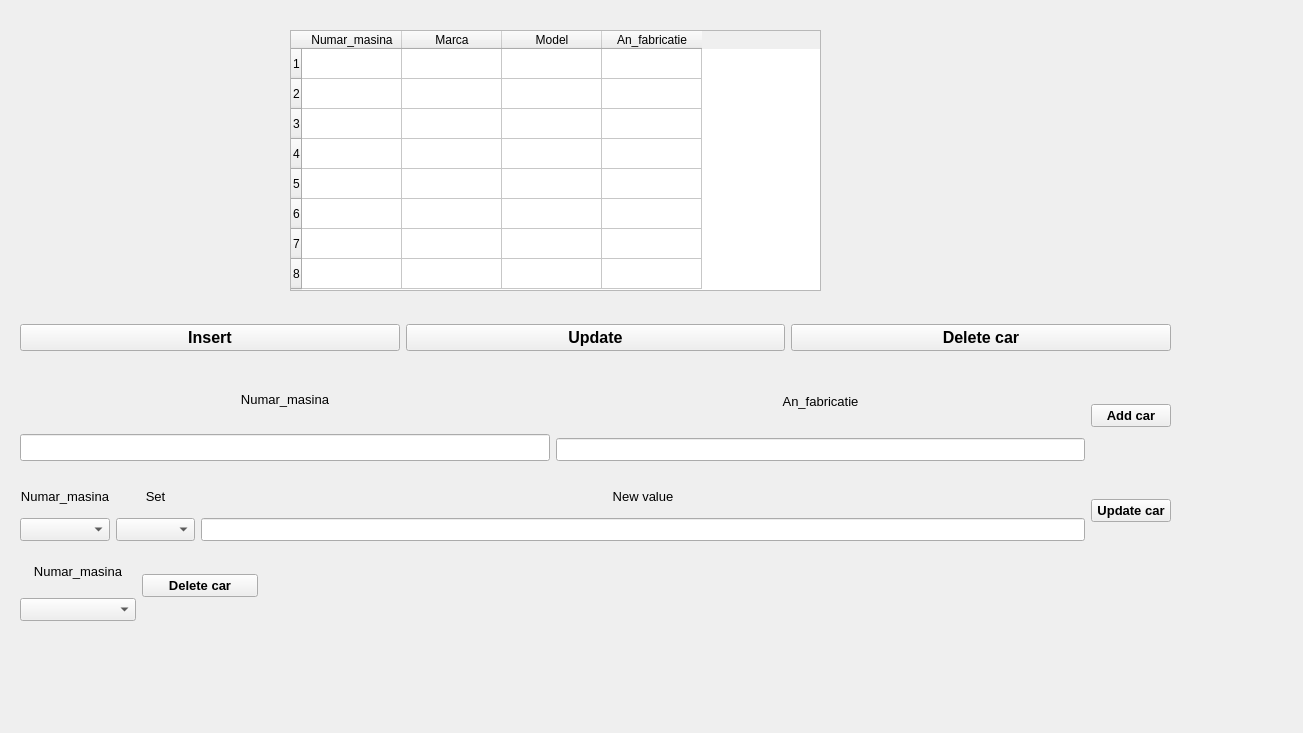
<?xml version="1.0" encoding="UTF-8"?>
<ui version="4.0">
 <class>mainWidget</class>
 <widget class="QWidget" name="mainWidget">
  <property name="geometry">
   <rect>
    <x>0</x>
    <y>0</y>
    <width>1303</width>
    <height>733</height>
   </rect>
  </property>
  <property name="windowTitle">
   <string>main</string>
  </property>
  <property name="autoFillBackground">
   <bool>false</bool>
  </property>
  <widget class="QTableWidget" name="cars_table">
   <property name="geometry">
    <rect>
     <x>290</x>
     <y>30</y>
     <width>531</width>
     <height>261</height>
    </rect>
   </property>
   <property name="rowCount">
    <number>8</number>
   </property>
   <property name="columnCount">
    <number>4</number>
   </property>
   <row/>
   <row/>
   <row/>
   <row/>
   <row/>
   <row/>
   <row/>
   <row/>
   <column>
    <property name="text">
     <string>Numar_masina</string>
    </property>
   </column>
   <column>
    <property name="text">
     <string>Marca</string>
    </property>
   </column>
   <column>
    <property name="text">
     <string>Model</string>
    </property>
   </column>
   <column>
    <property name="text">
     <string>An_fabricatie</string>
    </property>
   </column>
  </widget>
  <widget class="QWidget" name="horizontalLayoutWidget">
   <property name="geometry">
    <rect>
     <x>20</x>
     <y>320</y>
     <width>1151</width>
     <height>35</height>
    </rect>
   </property>
   <layout class="QHBoxLayout" name="cars_horizontalLayout">
    <item>
     <widget class="QPushButton" name="insert_car_main_button">
      <property name="font">
       <font>
        <pointsize>12</pointsize>
        <weight>75</weight>
        <bold>true</bold>
       </font>
      </property>
      <property name="text">
       <string>Insert</string>
      </property>
     </widget>
    </item>
    <item>
     <widget class="QPushButton" name="update_car_main_button">
      <property name="font">
       <font>
        <pointsize>12</pointsize>
        <weight>75</weight>
        <bold>true</bold>
       </font>
      </property>
      <property name="text">
       <string>Update</string>
      </property>
     </widget>
    </item>
    <item>
     <widget class="QPushButton" name="delete_car_main_button">
      <property name="enabled">
       <bool>true</bool>
      </property>
      <property name="font">
       <font>
        <pointsize>12</pointsize>
        <weight>75</weight>
        <bold>true</bold>
       </font>
      </property>
      <property name="text">
       <string>Delete car</string>
      </property>
     </widget>
    </item>
   </layout>
  </widget>
  <widget class="QWidget" name="horizontalLayoutWidget_2">
   <property name="geometry">
    <rect>
     <x>20</x>
     <y>370</y>
     <width>1151</width>
     <height>91</height>
    </rect>
   </property>
   <layout class="QHBoxLayout" name="insert_horizontalLayout">
    <item>
     <layout class="QVBoxLayout" name="verticalLayout">
      <item>
       <widget class="QLabel" name="numar_masina_label">
        <property name="font">
         <font>
          <pointsize>10</pointsize>
         </font>
        </property>
        <property name="text">
         <string>Numar_masina</string>
        </property>
        <property name="alignment">
         <set>Qt::AlignCenter</set>
        </property>
        <property name="wordWrap">
         <bool>false</bool>
        </property>
       </widget>
      </item>
      <item>
       <widget class="QLineEdit" name="numar_masina_line">
        <property name="font">
         <font>
          <pointsize>12</pointsize>
         </font>
        </property>
       </widget>
      </item>
     </layout>
    </item>
    <item>
     <layout class="QVBoxLayout" name="verticalLayout_4">
      <item>
       <widget class="QLabel" name="label">
        <property name="font">
         <font>
          <pointsize>10</pointsize>
         </font>
        </property>
        <property name="text">
         <string>An_fabricatie</string>
        </property>
        <property name="alignment">
         <set>Qt::AlignCenter</set>
        </property>
       </widget>
      </item>
      <item>
       <widget class="QLineEdit" name="an_masina_line">
        <property name="font">
         <font>
          <pointsize>10</pointsize>
         </font>
        </property>
       </widget>
      </item>
     </layout>
    </item>
    <item>
     <widget class="QPushButton" name="add_car_button">
      <property name="font">
       <font>
        <pointsize>10</pointsize>
        <weight>75</weight>
        <bold>true</bold>
       </font>
      </property>
      <property name="text">
       <string>Add car</string>
      </property>
     </widget>
    </item>
   </layout>
  </widget>
  <widget class="QWidget" name="horizontalLayoutWidget_3">
   <property name="geometry">
    <rect>
     <x>20</x>
     <y>480</y>
     <width>1151</width>
     <height>61</height>
    </rect>
   </property>
   <layout class="QHBoxLayout" name="update_horizontalLayout">
    <item>
     <layout class="QVBoxLayout" name="verticalLayout_9">
      <item>
       <widget class="QLabel" name="label_6">
        <property name="font">
         <font>
          <pointsize>10</pointsize>
         </font>
        </property>
        <property name="text">
         <string>Numar_masina</string>
        </property>
        <property name="alignment">
         <set>Qt::AlignCenter</set>
        </property>
       </widget>
      </item>
      <item>
       <widget class="QComboBox" name="id_car_update_combo_box">
        <property name="font">
         <font>
          <pointsize>10</pointsize>
         </font>
        </property>
       </widget>
      </item>
     </layout>
    </item>
    <item>
     <layout class="QVBoxLayout" name="verticalLayout_10">
      <item>
       <widget class="QLabel" name="label_7">
        <property name="font">
         <font>
          <pointsize>10</pointsize>
         </font>
        </property>
        <property name="text">
         <string>Set</string>
        </property>
        <property name="alignment">
         <set>Qt::AlignCenter</set>
        </property>
       </widget>
      </item>
      <item>
       <widget class="QComboBox" name="set_car_combo_box">
        <property name="font">
         <font>
          <pointsize>10</pointsize>
         </font>
        </property>
       </widget>
      </item>
     </layout>
    </item>
    <item>
     <layout class="QVBoxLayout" name="verticalLayout_11">
      <item>
       <widget class="QLabel" name="label_8">
        <property name="font">
         <font>
          <pointsize>10</pointsize>
         </font>
        </property>
        <property name="text">
         <string>New value</string>
        </property>
        <property name="alignment">
         <set>Qt::AlignCenter</set>
        </property>
       </widget>
      </item>
      <item>
       <widget class="QLineEdit" name="new_value_car_line">
        <property name="enabled">
         <bool>true</bool>
        </property>
        <property name="font">
         <font>
          <pointsize>10</pointsize>
         </font>
        </property>
       </widget>
      </item>
     </layout>
    </item>
    <item>
     <widget class="QPushButton" name="set_car_button">
      <property name="font">
       <font>
        <pointsize>10</pointsize>
        <weight>75</weight>
        <bold>true</bold>
       </font>
      </property>
      <property name="text">
       <string>Update car</string>
      </property>
     </widget>
    </item>
   </layout>
  </widget>
  <widget class="QWidget" name="horizontalLayoutWidget_4">
   <property name="geometry">
    <rect>
     <x>20</x>
     <y>550</y>
     <width>238</width>
     <height>71</height>
    </rect>
   </property>
   <layout class="QHBoxLayout" name="delete_driver_layout">
    <item>
     <layout class="QVBoxLayout" name="verticalLayout_13">
      <item>
       <widget class="QLabel" name="label_9">
        <property name="font">
         <font>
          <pointsize>10</pointsize>
         </font>
        </property>
        <property name="text">
         <string>Numar_masina</string>
        </property>
        <property name="alignment">
         <set>Qt::AlignCenter</set>
        </property>
       </widget>
      </item>
      <item>
       <widget class="QComboBox" name="id_car_delete_combo_box">
        <property name="font">
         <font>
          <pointsize>10</pointsize>
         </font>
        </property>
       </widget>
      </item>
     </layout>
    </item>
    <item>
     <widget class="QPushButton" name="delete_car_button">
      <property name="font">
       <font>
        <pointsize>10</pointsize>
        <weight>75</weight>
        <bold>true</bold>
       </font>
      </property>
      <property name="text">
       <string>Delete car</string>
      </property>
     </widget>
    </item>
   </layout>
  </widget>
 </widget>
 <resources/>
 <connections/>
</ui>
